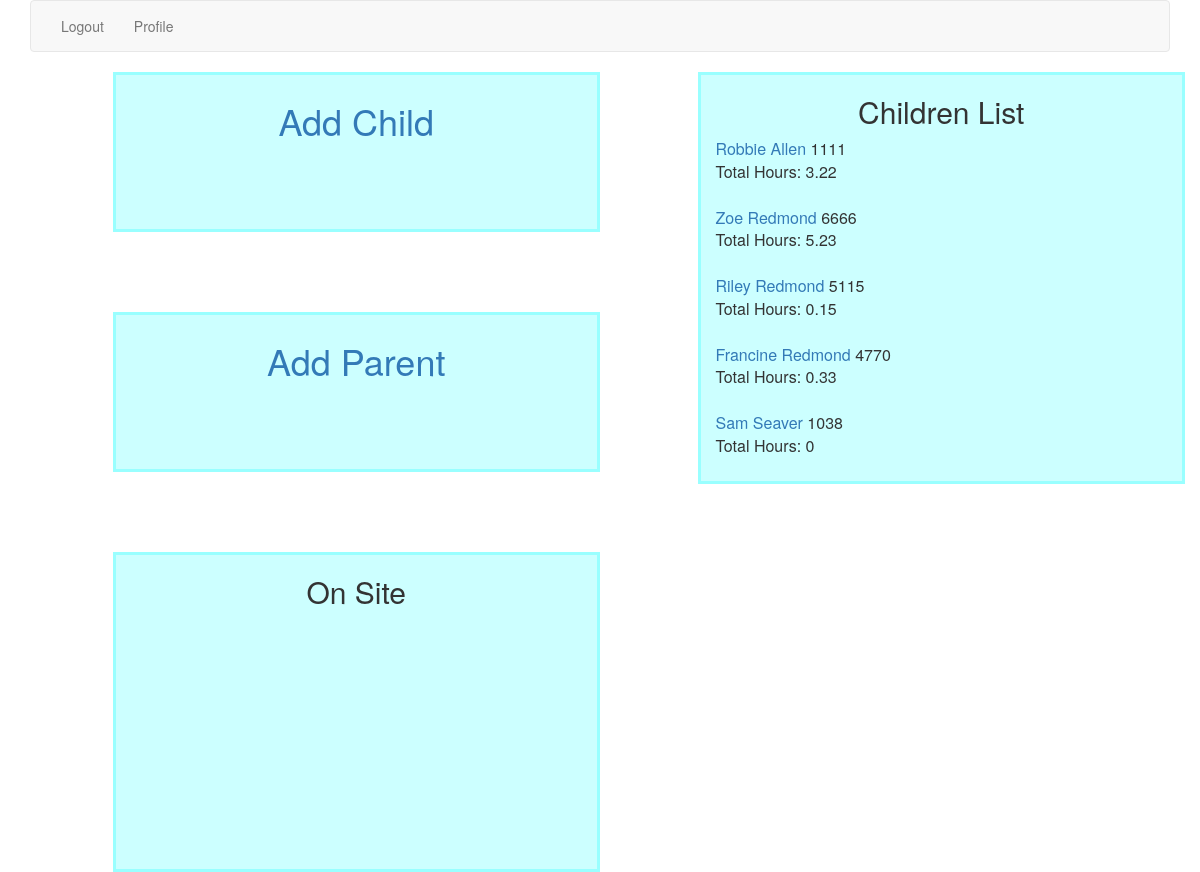
/faculty/ (signed in), run on the app's committed database.
### timer/models.py (models this page shows, shortened)
class Child(models.Model):
    parent = models.ForeignKey(Profile)
    first_name = models.CharField(max_length=40)
    last_name = models.CharField(max_length=40)
    code = models.IntegerField()
    def __str__(self):
        return self.first_name + " " + self.last_name
    @property
    def total_time(self):
        stays = self.stay_set.all()
        x = []
        for stay in stays:
            x.append(stay.str_dif())
        return round(sum(x),3)

class Stay(models.Model):
    child = models.ForeignKey(Child)
    in_time = models.DateTimeField(auto_now_add=True)
    out_time = models.DateTimeField(auto_now=True)
    active = models.BooleanField(default=True)
    notes = models.TextField(null=True, blank=True)
    @property
    def time_dif(self):
        return self.out_time - self.in_time
    def str_dif(self):
        seconds = self.time_dif.total_seconds()
        hours = seconds/3600
        return round(hours, 2)

### timer/views.py (the view)
# urls.py: url(r'^faculty/$', FacultyView.as_view(), name="faculty_view"),
class FacultyView(LoginRequiredMixin, TemplateView):
    model = Profile
    template_name = "faculty.html"
    def get_context_data(self):
        context = super().get_context_data()
        profiles = Profile.objects.filter(profile_type="p")
        kids = Child.objects.all()
        active = Stay.objects.filter(active=True)
        context['profiles'] = profiles
        context['kids'] = kids
        context['active'] = active
        return context

### templates/faculty.html (shortened to what this page needs)
{% extends 'base.html' %}
{% block content %}
{% if request.user.profile.profile_type == "f" %}
<nav class="navbar navbar-default">
  <div class="container-fluid">
    <div class="nav navbar-nav">
      <li><a href="{% url 'logout' %}">Logout</a></li>
      <li><a href="{% url 'profile_view' %}">Profile</a></li>
    </div>
  </div>
</nav>
<div class="row">
  <div class="col-md-1"></div>
  <div class="col-md-5">
    <div class="row addchild">
          <a href="{% url 'child_create_view' %}">Add Child</a>
    </div>
    <div class="row blank-faculty">  </div>
    <div class="row addchild">
      <a href="{% url 'user_create_view' %}">Add Parent</a>
    </div>
    <div class="row blank-faculty"></div>
    <div class="row  active-faculty">
            <h2>On Site</h2>
  </div>
</div>
<div class="col-md-1"></div>
  <div class="col-md-5 children-list">
    <h2>Children List</h2>
    {% for child in kids %}
    <a href="{% url 'child_detail_view' child.id child.code %}">{{ child }} </a>
    {{ child.code }}<br>
    Total Hours: {{ child.total_time }}
    <br><br>
    {% endfor %}
    {% endif %}
  </div>
</div>
{% endblock %}

### timer/static/css/base.css (style rules this page uses)
.addchild { height: 20vh; font-size: 36px; padding-top: 20px; border: 3px solid #99ffff; text-align: center; background-color: #ccffff; }
.active-faculty { height: 40vh; border: 3px solid #99ffff; text-align: center; background-color: #ccffff; }
.blank-faculty { height: 10vh; }
.children-list { border: 3px solid #99ffff; text-align: left; background-color: #ccffff; font-size: 16px; }
.children-list h2 { text-align: center; }

### data on the page
Child: first_name+last_name "Robbie Allen", code "1111", total_time "3.22"
Child: first_name+last_name "Zoe Redmond", code "6666", total_time "5.23"
Child: first_name+last_name "Riley Redmond", code "5115", total_time "0.15"
Child: first_name+last_name "Francine Redmond", code "4770", total_time "0.33"
Child: first_name+last_name "Sam Seaver", code "1038", total_time "0"
